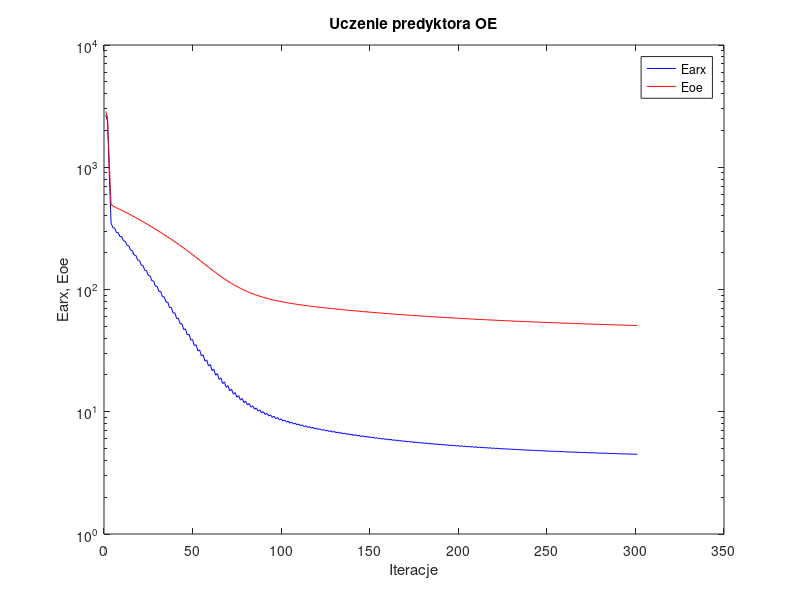
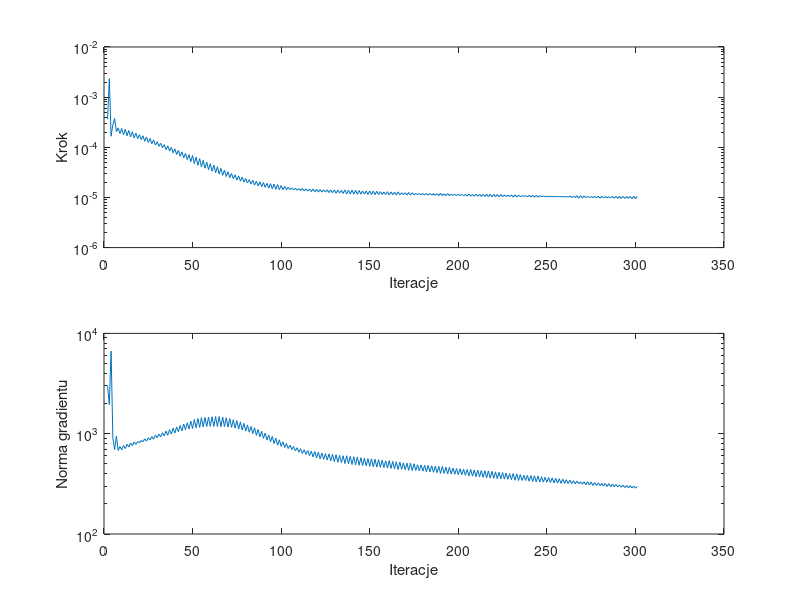

MATLAB code to generate these figures, in order:
%uczenie predyktora oe
clear all;
n=0; farx(n+1)=2.685706e+003; foe(n+1)=2.854480e+003; wspucz(n+1)=0.000000e+000; ng(n+1)=0.000000e+000;
n=1; farx(n+1)=2.379300e+003; foe(n+1)=2.527804e+003; krok(n+1)=3.620082e-004; ng(n+1)=3.023376e+003;
n=2; farx(n+1)=8.809268e+002; foe(n+1)=1.072039e+003; krok(n+1)=2.331589e-003; ng(n+1)=1.952387e+003;
n=3; farx(n+1)=3.489428e+002; foe(n+1)=4.947316e+002; krok(n+1)=1.661929e-004; ng(n+1)=6.667028e+003;
n=4; farx(n+1)=3.204939e+002; foe(n+1)=4.834170e+002; krok(n+1)=2.821900e-004; ng(n+1)=9.070366e+002;
n=5; farx(n+1)=3.186204e+002; foe(n+1)=4.743089e+002; krok(n+1)=3.749852e-004; ng(n+1)=6.956478e+002;
n=6; farx(n+1)=2.923854e+002; foe(n+1)=4.657946e+002; krok(n+1)=2.045211e-004; ng(n+1)=9.454422e+002;
n=7; farx(n+1)=2.924727e+002; foe(n+1)=4.589430e+002; krok(n+1)=2.439194e-004; ng(n+1)=6.811910e+002;
n=8; farx(n+1)=2.709847e+002; foe(n+1)=4.518226e+002; krok(n+1)=1.874926e-004; ng(n+1)=7.436336e+002;
n=9; farx(n+1)=2.701523e+002; foe(n+1)=4.448284e+002; krok(n+1)=2.370496e-004; ng(n+1)=6.902538e+002;
n=10; farx(n+1)=2.497260e+002; foe(n+1)=4.375650e+002; krok(n+1)=1.775639e-004; ng(n+1)=7.616784e+002;
n=11; farx(n+1)=2.485440e+002; foe(n+1)=4.304362e+002; krok(n+1)=2.285820e-004; ng(n+1)=7.110871e+002;
n=12; farx(n+1)=2.290689e+002; foe(n+1)=4.230826e+002; krok(n+1)=1.697983e-004; ng(n+1)=7.848414e+002;
n=13; farx(n+1)=2.278826e+002; foe(n+1)=4.159139e+002; krok(n+1)=2.171131e-004; ng(n+1)=7.384926e+002;
n=14; farx(n+1)=2.095009e+002; foe(n+1)=4.085282e+002; krok(n+1)=1.614953e-004; ng(n+1)=8.083406e+002;
n=15; farx(n+1)=2.083050e+002; foe(n+1)=4.013568e+002; krok(n+1)=2.044712e-004; ng(n+1)=7.612802e+002;
n=16; farx(n+1)=1.911176e+002; foe(n+1)=3.940327e+002; krok(n+1)=1.545193e-004; ng(n+1)=8.224387e+002;
n=17; farx(n+1)=1.900008e+002; foe(n+1)=3.869151e+002; krok(n+1)=1.915864e-004; ng(n+1)=7.836376e+002;
n=18; farx(n+1)=1.739395e+002; foe(n+1)=3.796995e+002; krok(n+1)=1.484824e-004; ng(n+1)=8.369198e+002;
n=19; farx(n+1)=1.730480e+002; foe(n+1)=3.726998e+002; krok(n+1)=1.784716e-004; ng(n+1)=8.102132e+002;
n=20; farx(n+1)=1.581256e+002; foe(n+1)=3.656121e+002; krok(n+1)=1.413318e-004; ng(n+1)=8.566849e+002;
n=21; farx(n+1)=1.574148e+002; foe(n+1)=3.587347e+002; krok(n+1)=1.697983e-004; ng(n+1)=8.310952e+002;
n=22; farx(n+1)=1.435926e+002; foe(n+1)=3.517505e+002; krok(n+1)=1.315780e-004; ng(n+1)=8.896547e+002;
n=23; farx(n+1)=1.429280e+002; foe(n+1)=3.449823e+002; krok(n+1)=1.605954e-004; ng(n+1)=8.441633e+002;
n=24; farx(n+1)=1.301145e+002; foe(n+1)=3.381570e+002; krok(n+1)=1.247165e-004; ng(n+1)=9.108064e+002;
n=25; farx(n+1)=1.296572e+002; foe(n+1)=3.315501e+002; krok(n+1)=1.496273e-004; ng(n+1)=8.665047e+002;
n=26; farx(n+1)=1.178471e+002; foe(n+1)=3.248867e+002; krok(n+1)=1.172640e-004; ng(n+1)=9.354146e+002;
n=27; farx(n+1)=1.175172e+002; foe(n+1)=3.184197e+002; krok(n+1)=1.408798e-004; ng(n+1)=8.833420e+002;
n=28; farx(n+1)=1.065359e+002; foe(n+1)=3.119060e+002; krok(n+1)=1.107642e-004; ng(n+1)=9.679530e+002;
n=29; farx(n+1)=1.064320e+002; foe(n+1)=3.056144e+002; krok(n+1)=1.289459e-004; ng(n+1)=9.113260e+002;
n=30; farx(n+1)=9.633732e+001; foe(n+1)=2.992768e+002; krok(n+1)=1.046783e-004; ng(n+1)=9.904057e+002;
n=31; farx(n+1)=9.636315e+001; foe(n+1)=2.931271e+002; krok(n+1)=1.201924e-004; ng(n+1)=9.316255e+002;
n=32; farx(n+1)=8.708278e+001; foe(n+1)=2.869376e+002; krok(n+1)=9.773946e-005; ng(n+1)=1.022595e+003;
n=33; farx(n+1)=8.721108e+001; foe(n+1)=2.809167e+002; krok(n+1)=1.131625e-004; ng(n+1)=9.491361e+002;
n=34; farx(n+1)=7.869003e+001; foe(n+1)=2.748542e+002; krok(n+1)=9.016768e-005; ng(n+1)=1.061259e+003;
n=35; farx(n+1)=7.886766e+001; foe(n+1)=2.689462e+002; krok(n+1)=1.062896e-004; ng(n+1)=9.657949e+002;
n=36; farx(n+1)=7.103418e+001; foe(n+1)=2.630211e+002; krok(n+1)=8.388029e-005; ng(n+1)=1.095971e+003;
n=37; farx(n+1)=7.131109e+001; foe(n+1)=2.572412e+002; krok(n+1)=9.960454e-005; ng(n+1)=9.908718e+002;
n=38; farx(n+1)=6.411452e+001; foe(n+1)=2.514398e+002; krok(n+1)=7.737572e-005; ng(n+1)=1.135292e+003;
n=39; farx(n+1)=6.444910e+001; foe(n+1)=2.457803e+002; krok(n+1)=9.292181e-005; ng(n+1)=1.015250e+003;
n=40; farx(n+1)=5.783454e+001; foe(n+1)=2.401203e+002; krok(n+1)=7.204982e-005; ng(n+1)=1.169053e+003;
n=41; farx(n+1)=5.826558e+001; foe(n+1)=2.346013e+002; krok(n+1)=8.669030e-005; ng(n+1)=1.044900e+003;
n=42; farx(n+1)=5.220822e+001; foe(n+1)=2.290708e+002; krok(n+1)=6.619770e-005; ng(n+1)=1.208232e+003;
n=43; farx(n+1)=5.266513e+001; foe(n+1)=2.236740e+002; krok(n+1)=8.110079e-005; ng(n+1)=1.068018e+003;
n=44; farx(n+1)=4.711634e+001; foe(n+1)=2.182957e+002; krok(n+1)=6.140895e-005; ng(n+1)=1.248239e+003;
n=45; farx(n+1)=4.762347e+001; foe(n+1)=2.130467e+002; krok(n+1)=7.528795e-005; ng(n+1)=1.094263e+003;
n=46; farx(n+1)=4.257496e+001; foe(n+1)=2.078329e+002; krok(n+1)=5.665485e-005; ng(n+1)=1.285171e+003;
n=47; farx(n+1)=4.310276e+001; foe(n+1)=2.027196e+002; krok(n+1)=7.145650e-005; ng(n+1)=1.112812e+003;
n=48; farx(n+1)=3.849671e+001; foe(n+1)=1.976522e+002; krok(n+1)=5.162212e-005; ng(n+1)=1.334375e+003;
n=49; farx(n+1)=3.903041e+001; foe(n+1)=1.926759e+002; krok(n+1)=6.831655e-005; ng(n+1)=1.126430e+003;
n=50; farx(n+1)=3.480318e+001; foe(n+1)=1.877582e+002; krok(n+1)=4.724951e-005; ng(n+1)=1.386640e+003;
n=51; farx(n+1)=3.535482e+001; foe(n+1)=1.829598e+002; krok(n+1)=6.375927e-005; ng(n+1)=1.142746e+003;
n=52; farx(n+1)=3.150735e+001; foe(n+1)=1.782478e+002; krok(n+1)=4.381554e-005; ng(n+1)=1.416599e+003;
n=53; farx(n+1)=3.207900e+001; foe(n+1)=1.736482e+002; krok(n+1)=5.958061e-005; ng(n+1)=1.156610e+003;
n=54; farx(n+1)=2.857519e+001; foe(n+1)=1.691502e+002; krok(n+1)=4.063037e-005; ng(n+1)=1.445493e+003;
n=55; farx(n+1)=2.914982e+001; foe(n+1)=1.647689e+002; krok(n+1)=5.493831e-005; ng(n+1)=1.167363e+003;
n=56; farx(n+1)=2.596884e+001; foe(n+1)=1.605287e+002; krok(n+1)=3.831380e-005; ng(n+1)=1.452236e+003;
n=57; farx(n+1)=2.657267e+001; foe(n+1)=1.564016e+002; krok(n+1)=5.066526e-005; ng(n+1)=1.179895e+003;
n=58; farx(n+1)=2.368849e+001; foe(n+1)=1.524081e+002; krok(n+1)=3.575282e-005; ng(n+1)=1.465172e+003;
n=59; farx(n+1)=2.429053e+001; foe(n+1)=1.485269e+002; krok(n+1)=4.708094e-005; ng(n+1)=1.182915e+003;
n=60; farx(n+1)=2.168796e+001; foe(n+1)=1.447908e+002; krok(n+1)=3.333298e-005; ng(n+1)=1.475359e+003;
n=61; farx(n+1)=2.227539e+001; foe(n+1)=1.411577e+002; krok(n+1)=4.404185e-005; ng(n+1)=1.181593e+003;
n=62; farx(n+1)=1.992146e+001; foe(n+1)=1.376807e+002; krok(n+1)=3.117191e-005; ng(n+1)=1.482722e+003;
n=63; farx(n+1)=2.049799e+001; foe(n+1)=1.343132e+002; krok(n+1)=4.095033e-005; ng(n+1)=1.179183e+003;
n=64; farx(n+1)=1.837550e+001; foe(n+1)=1.311002e+002; krok(n+1)=2.921834e-005; ng(n+1)=1.481199e+003;
n=65; farx(n+1)=1.893014e+001; foe(n+1)=1.279996e+002; krok(n+1)=3.791849e-005; ng(n+1)=1.175337e+003;
n=66; farx(n+1)=1.701758e+001; foe(n+1)=1.250564e+002; krok(n+1)=2.769106e-005; ng(n+1)=1.465374e+003;
n=67; farx(n+1)=1.755561e+001; foe(n+1)=1.222288e+002; krok(n+1)=3.487580e-005; ng(n+1)=1.176890e+003;
n=68; farx(n+1)=1.584532e+001; foe(n+1)=1.195485e+002; krok(n+1)=2.616958e-005; ng(n+1)=1.441209e+003;
n=69; farx(n+1)=1.635244e+001; foe(n+1)=1.169744e+002; krok(n+1)=3.251553e-005; ng(n+1)=1.167158e+003;
n=70; farx(n+1)=1.481760e+001; foe(n+1)=1.145422e+002; krok(n+1)=2.480406e-005; ng(n+1)=1.415695e+003;
n=71; farx(n+1)=1.529530e+001; foe(n+1)=1.122157e+002; krok(n+1)=3.012945e-005; ng(n+1)=1.156443e+003;
n=72; farx(n+1)=1.392460e+001; foe(n+1)=1.100216e+002; krok(n+1)=2.360381e-005; ng(n+1)=1.379625e+003;
n=73; farx(n+1)=1.437343e+001; foe(n+1)=1.079259e+002; krok(n+1)=2.829063e-005; ng(n+1)=1.139490e+003;
n=74; farx(n+1)=1.315291e+001; foe(n+1)=1.059482e+002; krok(n+1)=2.219549e-005; ng(n+1)=1.349219e+003;
n=75; farx(n+1)=1.356200e+001; foe(n+1)=1.040603e+002; krok(n+1)=2.689247e-005; ng(n+1)=1.110932e+003;
n=76; farx(n+1)=1.246851e+001; foe(n+1)=1.022839e+002; krok(n+1)=2.109655e-005; ng(n+1)=1.313935e+003;
n=77; farx(n+1)=1.284695e+001; foe(n+1)=1.005948e+002; krok(n+1)=2.529606e-005; ng(n+1)=1.086527e+003;
n=78; farx(n+1)=1.186840e+001; foe(n+1)=9.900523e+001; krok(n+1)=2.020511e-005; ng(n+1)=1.270237e+003;
n=79; farx(n+1)=1.221801e+001; foe(n+1)=9.749722e+001; krok(n+1)=2.383042e-005; ng(n+1)=1.061535e+003;
n=80; farx(n+1)=1.134243e+001; foe(n+1)=9.607694e+001; krok(n+1)=1.941361e-005; ng(n+1)=1.223313e+003;
n=81; farx(n+1)=1.166593e+001; foe(n+1)=9.473109e+001; krok(n+1)=2.266263e-005; ng(n+1)=1.034183e+003;
n=82; farx(n+1)=1.088120e+001; foe(n+1)=9.346079e+001; krok(n+1)=1.858062e-005; ng(n+1)=1.180246e+003;
n=83; farx(n+1)=1.118100e+001; foe(n+1)=9.225827e+001; krok(n+1)=2.190752e-005; ng(n+1)=1.001864e+003;
n=84; farx(n+1)=1.047585e+001; foe(n+1)=9.111845e+001; krok(n+1)=1.760998e-005; ng(n+1)=1.145648e+003;
n=85; farx(n+1)=1.074721e+001; foe(n+1)=9.004064e+001; krok(n+1)=2.122479e-005; ng(n+1)=9.632133e+002;
n=86; farx(n+1)=1.011202e+001; foe(n+1)=8.901976e+001; krok(n+1)=1.693774e-005; ng(n+1)=1.102171e+003;
n=87; farx(n+1)=1.036103e+001; foe(n+1)=8.805453e+001; krok(n+1)=2.047517e-005; ng(n+1)=9.293219e+002;
n=88; farx(n+1)=9.785873e+000; foe(n+1)=8.713902e+001; krok(n+1)=1.641052e-005; ng(n+1)=1.057683e+003;
n=89; farx(n+1)=1.001717e+001; foe(n+1)=8.627386e+001; krok(n+1)=1.976919e-005; ng(n+1)=8.984677e+002;
n=90; farx(n+1)=9.495409e+000; foe(n+1)=8.545018e+001; krok(n+1)=1.587668e-005; ng(n+1)=1.015677e+003;
n=91; farx(n+1)=9.708135e+000; foe(n+1)=8.467116e+001; krok(n+1)=1.914386e-005; ng(n+1)=8.652735e+002;
n=92; farx(n+1)=9.235545e+000; foe(n+1)=8.392878e+001; krok(n+1)=1.539716e-005; ng(n+1)=9.716066e+002;
n=93; farx(n+1)=9.432455e+000; foe(n+1)=8.322353e+001; krok(n+1)=1.886606e-005; ng(n+1)=8.300704e+002;
n=94; farx(n+1)=8.999124e+000; foe(n+1)=8.254920e+001; krok(n+1)=1.486954e-005; ng(n+1)=9.382882e+002;
n=95; farx(n+1)=9.181471e+000; foe(n+1)=8.190871e+001; krok(n+1)=1.847442e-005; ng(n+1)=7.977316e+002;
n=96; farx(n+1)=8.783553e+000; foe(n+1)=8.129519e+001; krok(n+1)=1.448879e-005; ng(n+1)=9.010645e+002;
n=97; farx(n+1)=8.953647e+000; foe(n+1)=8.071127e+001; krok(n+1)=1.810155e-005; ng(n+1)=7.679728e+002;
n=98; farx(n+1)=8.582893e+000; foe(n+1)=8.015048e+001; krok(n+1)=1.430061e-005; ng(n+1)=8.681160e+002;
n=99; farx(n+1)=8.743716e+000; foe(n+1)=7.961850e+001; krok(n+1)=1.726474e-005; ng(n+1)=7.483026e+002;
n=100; farx(n+1)=8.400252e+000; foe(n+1)=7.910615e+001; krok(n+1)=1.430061e-005; ng(n+1)=8.304732e+002;
n=101; farx(n+1)=8.552933e+000; foe(n+1)=7.861805e+001; krok(n+1)=1.659073e-005; ng(n+1)=7.289661e+002;
n=102; farx(n+1)=8.232238e+000; foe(n+1)=7.814642e+001; krok(n+1)=1.430061e-005; ng(n+1)=7.977903e+002;
n=103; farx(n+1)=8.378065e+000; foe(n+1)=7.769587e+001; krok(n+1)=1.597838e-005; ng(n+1)=7.115910e+002;
n=104; farx(n+1)=8.077298e+000; foe(n+1)=7.725901e+001; krok(n+1)=1.430061e-005; ng(n+1)=7.691828e+002;
n=105; farx(n+1)=8.217291e+000; foe(n+1)=7.684048e+001; krok(n+1)=1.549259e-005; ng(n+1)=6.949553e+002;
n=106; farx(n+1)=7.935749e+000; foe(n+1)=7.643321e+001; krok(n+1)=1.414532e-005; ng(n+1)=7.454084e+002;
n=107; farx(n+1)=8.068399e+000; foe(n+1)=7.604164e+001; krok(n+1)=1.523649e-005; ng(n+1)=6.741300e+002;
n=108; farx(n+1)=7.803766e+000; foe(n+1)=7.565989e+001; krok(n+1)=1.395508e-005; ng(n+1)=7.249287e+002;
n=109; farx(n+1)=7.929675e+000; foe(n+1)=7.529171e+001; krok(n+1)=1.504078e-005; ng(n+1)=6.544295e+002;
n=110; farx(n+1)=7.680458e+000; foe(n+1)=7.493217e+001; krok(n+1)=1.373458e-005; ng(n+1)=7.065602e+002;
n=111; farx(n+1)=7.800392e+000; foe(n+1)=7.458422e+001; krok(n+1)=1.497616e-005; ng(n+1)=6.346020e+002;
n=112; farx(n+1)=7.562505e+000; foe(n+1)=7.424383e+001; krok(n+1)=1.357488e-005; ng(n+1)=6.925715e+002;
n=113; farx(n+1)=7.678613e+000; foe(n+1)=7.391420e+001; krok(n+1)=1.476011e-005; ng(n+1)=6.208519e+002;
n=114; farx(n+1)=7.452957e+000; foe(n+1)=7.359080e+001; krok(n+1)=1.334530e-005; ng(n+1)=6.807946e+002;
n=115; farx(n+1)=7.564262e+000; foe(n+1)=7.327672e+001; krok(n+1)=1.476011e-005; ng(n+1)=6.031530e+002;
n=116; farx(n+1)=7.348943e+000; foe(n+1)=7.296806e+001; krok(n+1)=1.308609e-005; ng(n+1)=6.718167e+002;
n=117; farx(n+1)=7.456002e+000; foe(n+1)=7.266775e+001; krok(n+1)=1.476011e-005; ng(n+1)=5.869409e+002;
n=118; farx(n+1)=7.249133e+000; foe(n+1)=7.237215e+001; krok(n+1)=1.290355e-005; ng(n+1)=6.635953e+002;
n=119; farx(n+1)=7.352702e+000; foe(n+1)=7.208448e+001; krok(n+1)=1.460917e-005; ng(n+1)=5.745114e+002;
n=120; farx(n+1)=7.154323e+000; foe(n+1)=7.180093e+001; krok(n+1)=1.278257e-005; ng(n+1)=6.535150e+002;
n=121; farx(n+1)=7.253848e+000; foe(n+1)=7.152453e+001; krok(n+1)=1.438760e-005; ng(n+1)=5.625571e+002;
n=122; farx(n+1)=7.063400e+000; foe(n+1)=7.125224e+001; krok(n+1)=1.278344e-005; ng(n+1)=6.415509e+002;
n=123; farx(n+1)=7.160151e+000; foe(n+1)=7.098625e+001; krok(n+1)=1.416371e-005; ng(n+1)=5.543769e+002;
n=124; farx(n+1)=6.976742e+000; foe(n+1)=7.072394e+001; krok(n+1)=1.275150e-005; ng(n+1)=6.315442e+002;
n=125; farx(n+1)=7.072192e+000; foe(n+1)=7.046734e+001; krok(n+1)=1.414532e-005; ng(n+1)=5.468173e+002;
n=126; farx(n+1)=6.895057e+000; foe(n+1)=7.021340e+001; krok(n+1)=1.248150e-005; ng(n+1)=6.279620e+002;
n=127; farx(n+1)=6.987185e+000; foe(n+1)=6.996490e+001; krok(n+1)=1.414532e-005; ng(n+1)=5.360630e+002;
n=128; farx(n+1)=6.816101e+000; foe(n+1)=6.971903e+001; krok(n+1)=1.235197e-005; ng(n+1)=6.213749e+002;
n=129; farx(n+1)=6.906164e+000; foe(n+1)=6.947822e+001; krok(n+1)=1.414532e-005; ng(n+1)=5.276189e+002;
n=130; farx(n+1)=6.740864e+000; foe(n+1)=6.923954e+001; krok(n+1)=1.214216e-005; ng(n+1)=6.173549e+002;
n=131; farx(n+1)=6.827256e+000; foe(n+1)=6.900554e+001; krok(n+1)=1.404624e-005; ng(n+1)=5.180816e+002;
n=132; farx(n+1)=6.666599e+000; foe(n+1)=6.877429e+001; krok(n+1)=1.222055e-005; ng(n+1)=6.082266e+002;
n=133; farx(n+1)=6.752417e+000; foe(n+1)=6.854758e+001; krok(n+1)=1.384553e-005; ng(n+1)=5.152950e+002;
n=134; farx(n+1)=6.598302e+000; foe(n+1)=6.832279e+001; krok(n+1)=1.197415e-005; ng(n+1)=6.028379e+002;
n=135; farx(n+1)=6.681389e+000; foe(n+1)=6.810143e+001; krok(n+1)=1.414532e-005; ng(n+1)=5.041804e+002;
n=136; farx(n+1)=6.530546e+000; foe(n+1)=6.788187e+001; krok(n+1)=1.176389e-005; ng(n+1)=6.027380e+002;
n=137; farx(n+1)=6.611375e+000; foe(n+1)=6.766643e+001; krok(n+1)=1.400116e-005; ng(n+1)=4.989902e+002;
n=138; farx(n+1)=6.465507e+000; foe(n+1)=6.745301e+001; krok(n+1)=1.171829e-005; ng(n+1)=5.949842e+002;
n=139; farx(n+1)=6.544471e+000; foe(n+1)=6.724305e+001; krok(n+1)=1.395508e-005; ng(n+1)=4.935046e+002;
n=140; farx(n+1)=6.402901e+000; foe(n+1)=6.703507e+001; krok(n+1)=1.161523e-005; ng(n+1)=5.897230e+002;
n=141; farx(n+1)=6.480162e+000; foe(n+1)=6.683023e+001; krok(n+1)=1.395508e-005; ng(n+1)=4.878767e+002;
n=142; farx(n+1)=6.341989e+000; foe(n+1)=6.662726e+001; krok(n+1)=1.153689e-005; ng(n+1)=5.855183e+002;
n=143; farx(n+1)=6.417191e+000; foe(n+1)=6.642763e+001; krok(n+1)=1.373458e-005; ng(n+1)=4.837604e+002;
n=144; farx(n+1)=6.282419e+000; foe(n+1)=6.623019e+001; krok(n+1)=1.165470e-005; ng(n+1)=5.764920e+002;
n=145; farx(n+1)=6.356952e+000; foe(n+1)=6.603598e+001; krok(n+1)=1.346311e-005; ng(n+1)=4.823857e+002;
n=146; farx(n+1)=6.226021e+000; foe(n+1)=6.584351e+001; krok(n+1)=1.164400e-005; ng(n+1)=5.693935e+002;
n=147; farx(n+1)=6.299559e+000; foe(n+1)=6.565394e+001; krok(n+1)=1.344676e-005; ng(n+1)=4.781423e+002;
n=148; farx(n+1)=6.172140e+000; foe(n+1)=6.546574e+001; krok(n+1)=1.148323e-005; ng(n+1)=5.662333e+002;
n=149; farx(n+1)=6.243854e+000; foe(n+1)=6.528026e+001; krok(n+1)=1.348707e-005; ng(n+1)=4.720488e+002;
n=150; farx(n+1)=6.119302e+000; foe(n+1)=6.509629e+001; krok(n+1)=1.141354e-005; ng(n+1)=5.622247e+002;
n=151; farx(n+1)=6.189704e+000; foe(n+1)=6.491512e+001; krok(n+1)=1.338477e-005; ng(n+1)=4.681671e+002;
n=152; farx(n+1)=6.068198e+000; foe(n+1)=6.473542e+001; krok(n+1)=1.138585e-005; ng(n+1)=5.566938e+002;
n=153; farx(n+1)=6.137362e+000; foe(n+1)=6.455842e+001; krok(n+1)=1.328171e-005; ng(n+1)=4.644487e+002;
n=154; farx(n+1)=6.018515e+000; foe(n+1)=6.438282e+001; krok(n+1)=1.138585e-005; ng(n+1)=5.512688e+002;
n=155; farx(n+1)=6.086218e+000; foe(n+1)=6.420997e+001; krok(n+1)=1.304908e-005; ng(n+1)=4.616329e+002;
n=156; farx(n+1)=5.970295e+000; foe(n+1)=6.403866e+001; krok(n+1)=1.148266e-005; ng(n+1)=5.429919e+002;
n=157; farx(n+1)=6.037162e+000; foe(n+1)=6.386986e+001; krok(n+1)=1.285784e-005; ng(n+1)=4.595677e+002;
n=158; farx(n+1)=5.924614e+000; foe(n+1)=6.370245e+001; krok(n+1)=1.143043e-005; ng(n+1)=5.368199e+002;
n=159; farx(n+1)=5.990893e+000; foe(n+1)=6.353717e+001; krok(n+1)=1.302585e-005; ng(n+1)=4.544203e+002;
n=160; farx(n+1)=5.879715e+000; foe(n+1)=6.337280e+001; krok(n+1)=1.126542e-005; ng(n+1)=5.376555e+002;
n=161; farx(n+1)=5.944290e+000; foe(n+1)=6.321114e+001; krok(n+1)=1.280413e-005; ng(n+1)=4.511510e+002;
n=162; farx(n+1)=5.836531e+000; foe(n+1)=6.305075e+001; krok(n+1)=1.131276e-005; ng(n+1)=5.288588e+002;
n=163; farx(n+1)=5.899845e+000; foe(n+1)=6.289249e+001; krok(n+1)=1.274727e-005; ng(n+1)=4.470551e+002;
n=164; farx(n+1)=5.795644e+000; foe(n+1)=6.273555e+001; krok(n+1)=1.115447e-005; ng(n+1)=5.241469e+002;
n=165; farx(n+1)=5.857035e+000; foe(n+1)=6.258011e+001; krok(n+1)=1.290553e-005; ng(n+1)=4.396580e+002;
n=166; farx(n+1)=5.753123e+000; foe(n+1)=6.242632e+001; krok(n+1)=1.126542e-005; ng(n+1)=5.216384e+002;
n=167; farx(n+1)=5.814343e+000; foe(n+1)=6.227489e+001; krok(n+1)=1.240823e-005; ng(n+1)=4.419711e+002;
n=168; farx(n+1)=5.713605e+000; foe(n+1)=6.212474e+001; krok(n+1)=1.138543e-005; ng(n+1)=5.114217e+002;
n=169; farx(n+1)=5.774284e+000; foe(n+1)=6.197648e+001; krok(n+1)=1.240203e-005; ng(n+1)=4.387813e+002;
n=170; farx(n+1)=5.676468e+000; foe(n+1)=6.182931e+001; krok(n+1)=1.115447e-005; ng(n+1)=5.093822e+002;
n=171; farx(n+1)=5.735406e+000; foe(n+1)=6.168368e+001; krok(n+1)=1.259797e-005; ng(n+1)=4.312598e+002;
n=172; farx(n+1)=5.638848e+000; foe(n+1)=6.153932e+001; krok(n+1)=1.109569e-005; ng(n+1)=5.078596e+002;
n=173; farx(n+1)=5.696859e+000; foe(n+1)=6.139684e+001; krok(n+1)=1.240823e-005; ng(n+1)=4.291638e+002;
n=174; farx(n+1)=5.601545e+000; foe(n+1)=6.125561e+001; krok(n+1)=1.126542e-005; ng(n+1)=5.012993e+002;
n=175; farx(n+1)=5.658842e+000; foe(n+1)=6.111637e+001; krok(n+1)=1.197415e-005; ng(n+1)=4.301047e+002;
n=176; farx(n+1)=5.566359e+000; foe(n+1)=6.097830e+001; krok(n+1)=1.143043e-005; ng(n+1)=4.906665e+002;
n=177; farx(n+1)=5.623267e+000; foe(n+1)=6.084189e+001; krok(n+1)=1.195092e-005; ng(n+1)=4.274997e+002;
n=178; farx(n+1)=5.532580e+000; foe(n+1)=6.070653e+001; krok(n+1)=1.131276e-005; ng(n+1)=4.885649e+002;
n=179; farx(n+1)=5.588487e+000; foe(n+1)=6.057280e+001; krok(n+1)=1.195092e-005; ng(n+1)=4.233827e+002;
n=180; farx(n+1)=5.500312e+000; foe(n+1)=6.044011e+001; krok(n+1)=1.115447e-005; ng(n+1)=4.852218e+002;
n=181; farx(n+1)=5.554919e+000; foe(n+1)=6.030884e+001; krok(n+1)=1.209645e-005; ng(n+1)=4.171410e+002;
n=182; farx(n+1)=5.467829e+000; foe(n+1)=6.017865e+001; krok(n+1)=1.109569e-005; ng(n+1)=4.836587e+002;
n=183; farx(n+1)=5.521801e+000; foe(n+1)=6.005006e+001; krok(n+1)=1.197513e-005; ng(n+1)=4.150699e+002;
n=184; farx(n+1)=5.436447e+000; foe(n+1)=5.992247e+001; krok(n+1)=1.109569e-005; ng(n+1)=4.789750e+002;
n=185; farx(n+1)=5.489736e+000; foe(n+1)=5.979643e+001; krok(n+1)=1.191391e-005; ng(n+1)=4.122990e+002;
n=186; farx(n+1)=5.406225e+000; foe(n+1)=5.967132e+001; krok(n+1)=1.103022e-005; ng(n+1)=4.752271e+002;
n=187; farx(n+1)=5.458588e+000; foe(n+1)=5.954768e+001; krok(n+1)=1.191391e-005; ng(n+1)=4.083765e+002;
n=188; farx(n+1)=5.377527e+000; foe(n+1)=5.942499e+001; krok(n+1)=1.085468e-005; ng(n+1)=4.718637e+002;
n=189; farx(n+1)=5.428804e+000; foe(n+1)=5.930344e+001; krok(n+1)=1.216245e-005; ng(n+1)=4.016467e+002;
n=190; farx(n+1)=5.347741e+000; foe(n+1)=5.918285e+001; krok(n+1)=1.083629e-005; ng(n+1)=4.723300e+002;
n=191; farx(n+1)=5.398478e+000; foe(n+1)=5.906395e+001; krok(n+1)=1.180191e-005; ng(n+1)=4.021900e+002;
n=192; farx(n+1)=5.320241e+000; foe(n+1)=5.894596e+001; krok(n+1)=1.085468e-005; ng(n+1)=4.636465e+002;
n=193; farx(n+1)=5.370128e+000; foe(n+1)=5.882918e+001; krok(n+1)=1.195092e-005; ng(n+1)=3.969524e+002;
n=194; farx(n+1)=5.292242e+000; foe(n+1)=5.871327e+001; krok(n+1)=1.083629e-005; ng(n+1)=4.629762e+002;
n=195; farx(n+1)=5.341294e+000; foe(n+1)=5.859889e+001; krok(n+1)=1.161523e-005; ng(n+1)=3.966616e+002;
n=196; farx(n+1)=5.265682e+000; foe(n+1)=5.848544e+001; krok(n+1)=1.095389e-005; ng(n+1)=4.538124e+002;
n=197; farx(n+1)=5.313927e+000; foe(n+1)=5.837323e+001; krok(n+1)=1.155324e-005; ng(n+1)=3.936575e+002;
n=198; farx(n+1)=5.239721e+000; foe(n+1)=5.826193e+001; krok(n+1)=1.095389e-005; ng(n+1)=4.495174e+002;
n=199; farx(n+1)=5.287543e+000; foe(n+1)=5.815184e+001; krok(n+1)=1.153689e-005; ng(n+1)=3.910745e+002;
n=200; farx(n+1)=5.214084e+000; foe(n+1)=5.804259e+001; krok(n+1)=1.095376e-005; ng(n+1)=4.471438e+002;
n=201; farx(n+1)=5.261502e+000; foe(n+1)=5.793462e+001; krok(n+1)=1.138585e-005; ng(n+1)=3.899793e+002;
n=202; farx(n+1)=5.190162e+000; foe(n+1)=5.782744e+001; krok(n+1)=1.085468e-005; ng(n+1)=4.424396e+002;
n=203; farx(n+1)=5.236454e+000; foe(n+1)=5.772136e+001; krok(n+1)=1.149974e-005; ng(n+1)=3.843858e+002;
n=204; farx(n+1)=5.166743e+000; foe(n+1)=5.761613e+001; krok(n+1)=1.069939e-005; ng(n+1)=4.401902e+002;
n=205; farx(n+1)=5.212346e+000; foe(n+1)=5.751187e+001; krok(n+1)=1.168301e-005; ng(n+1)=3.792393e+002;
n=206; farx(n+1)=5.143068e+000; foe(n+1)=5.740840e+001; krok(n+1)=1.061240e-005; ng(n+1)=4.403127e+002;
n=207; farx(n+1)=5.188106e+000; foe(n+1)=5.730614e+001; krok(n+1)=1.153689e-005; ng(n+1)=3.776769e+002;
n=208; farx(n+1)=5.120593e+000; foe(n+1)=5.720465e+001; krok(n+1)=1.057446e-005; ng(n+1)=4.352160e+002;
n=209; farx(n+1)=5.164649e+000; foe(n+1)=5.710417e+001; krok(n+1)=1.155324e-005; ng(n+1)=3.735492e+002;
n=210; farx(n+1)=5.098355e+000; foe(n+1)=5.700454e+001; krok(n+1)=1.055114e-005; ng(n+1)=4.315059e+002;
n=211; farx(n+1)=5.142029e+000; foe(n+1)=5.690588e+001; krok(n+1)=1.157184e-005; ng(n+1)=3.708263e+002;
n=212; farx(n+1)=5.076727e+000; foe(n+1)=5.680797e+001; krok(n+1)=1.046329e-005; ng(n+1)=4.296998e+002;
n=213; farx(n+1)=5.119738e+000; foe(n+1)=5.671108e+001; krok(n+1)=1.155377e-005; ng(n+1)=3.678012e+002;
n=214; farx(n+1)=5.055788e+000; foe(n+1)=5.661493e+001; krok(n+1)=1.039083e-005; ng(n+1)=4.263651e+002;
n=215; farx(n+1)=5.098302e+000; foe(n+1)=5.651970e+001; krok(n+1)=1.165470e-005; ng(n+1)=3.640578e+002;
n=216; farx(n+1)=5.035108e+000; foe(n+1)=5.642512e+001; krok(n+1)=1.029142e-005; ng(n+1)=4.254588e+002;
n=217; farx(n+1)=5.076994e+000; foe(n+1)=5.633158e+001; krok(n+1)=1.161317e-005; ng(n+1)=3.613490e+002;
n=218; farx(n+1)=5.014792e+000; foe(n+1)=5.623871e+001; krok(n+1)=1.029142e-005; ng(n+1)=4.218006e+002;
n=219; farx(n+1)=5.055975e+000; foe(n+1)=5.614689e+001; krok(n+1)=1.148323e-005; ng(n+1)=3.592864e+002;
n=220; farx(n+1)=4.995094e+000; foe(n+1)=5.605579e+001; krok(n+1)=1.031835e-005; ng(n+1)=4.164728e+002;
n=221; farx(n+1)=5.035655e+000; foe(n+1)=5.596559e+001; krok(n+1)=1.143043e-005; ng(n+1)=3.566997e+002;
n=222; farx(n+1)=4.975796e+000; foe(n+1)=5.587612e+001; krok(n+1)=1.031835e-005; ng(n+1)=4.126260e+002;
n=223; farx(n+1)=5.016008e+000; foe(n+1)=5.578753e+001; krok(n+1)=1.141354e-005; ng(n+1)=3.544567e+002;
n=224; farx(n+1)=4.956874e+000; foe(n+1)=5.569959e+001; krok(n+1)=1.029142e-005; ng(n+1)=4.102542e+002;
n=225; farx(n+1)=4.996408e+000; foe(n+1)=5.561260e+001; krok(n+1)=1.127096e-005; ng(n+1)=3.525890e+002;
n=226; farx(n+1)=4.938239e+000; foe(n+1)=5.552630e+001; krok(n+1)=1.038706e-005; ng(n+1)=4.047760e+002;
n=227; farx(n+1)=4.977296e+000; foe(n+1)=5.544090e+001; krok(n+1)=1.109774e-005; ng(n+1)=3.515450e+002;
n=228; farx(n+1)=4.920526e+000; foe(n+1)=5.535617e+001; krok(n+1)=1.039083e-005; ng(n+1)=3.995060e+002;
n=229; farx(n+1)=4.959493e+000; foe(n+1)=5.527221e+001; krok(n+1)=1.126542e-005; ng(n+1)=3.482251e+002;
n=230; farx(n+1)=4.903393e+000; foe(n+1)=5.518874e+001; krok(n+1)=1.015759e-005; ng(n+1)=4.009131e+002;
n=231; farx(n+1)=4.941440e+000; foe(n+1)=5.510611e+001; krok(n+1)=1.131276e-005; ng(n+1)=3.439612e+002;
n=232; farx(n+1)=4.886274e+000; foe(n+1)=5.502409e+001; krok(n+1)=1.013760e-005; ng(n+1)=3.975985e+002;
n=233; farx(n+1)=4.923368e+000; foe(n+1)=5.494287e+001; krok(n+1)=1.115447e-005; ng(n+1)=3.415040e+002;
n=234; farx(n+1)=4.868932e+000; foe(n+1)=5.486241e+001; krok(n+1)=1.034200e-005; ng(n+1)=3.910412e+002;
n=235; farx(n+1)=4.905734e+000; foe(n+1)=5.478274e+001; krok(n+1)=1.085468e-005; ng(n+1)=3.421622e+002;
n=236; farx(n+1)=4.852139e+000; foe(n+1)=5.470372e+001; krok(n+1)=1.052881e-005; ng(n+1)=3.845574e+002;
n=237; farx(n+1)=4.889379e+000; foe(n+1)=5.462546e+001; krok(n+1)=1.083629e-005; ng(n+1)=3.421408e+002;
n=238; farx(n+1)=4.836944e+000; foe(n+1)=5.454770e+001; krok(n+1)=1.023989e-005; ng(n+1)=3.848702e+002;
n=239; farx(n+1)=4.873044e+000; foe(n+1)=5.447062e+001; krok(n+1)=1.101046e-005; ng(n+1)=3.359697e+002;
n=240; farx(n+1)=4.821345e+000; foe(n+1)=5.439414e+001; krok(n+1)=1.018440e-005; ng(n+1)=3.827133e+002;
n=241; farx(n+1)=4.857104e+000; foe(n+1)=5.431834e+001; krok(n+1)=1.103022e-005; ng(n+1)=3.334816e+002;
n=242; farx(n+1)=4.806150e+000; foe(n+1)=5.424309e+001; krok(n+1)=1.010485e-005; ng(n+1)=3.809069e+002;
n=243; farx(n+1)=4.841424e+000; foe(n+1)=5.416853e+001; krok(n+1)=1.104492e-005; ng(n+1)=3.306663e+002;
n=244; farx(n+1)=4.791048e+000; foe(n+1)=5.409451e+001; krok(n+1)=1.009346e-005; ng(n+1)=3.785035e+002;
n=245; farx(n+1)=4.825582e+000; foe(n+1)=5.402122e+001; krok(n+1)=1.085468e-005; ng(n+1)=3.290589e+002;
n=246; farx(n+1)=4.775908e+000; foe(n+1)=5.394853e+001; krok(n+1)=1.029142e-005; ng(n+1)=3.721669e+002;
n=247; farx(n+1)=4.810380e+000; foe(n+1)=5.387654e+001; krok(n+1)=1.066004e-005; ng(n+1)=3.294219e+002;
n=248; farx(n+1)=4.761458e+000; foe(n+1)=5.380507e+001; krok(n+1)=1.034200e-005; ng(n+1)=3.681256e+002;
n=249; farx(n+1)=4.795700e+000; foe(n+1)=5.373426e+001; krok(n+1)=1.061240e-005; ng(n+1)=3.279303e+002;
n=250; farx(n+1)=4.747522e+000; foe(n+1)=5.366395e+001; krok(n+1)=1.029142e-005; ng(n+1)=3.657046e+002;
n=251; farx(n+1)=4.781316e+000; foe(n+1)=5.359429e+001; krok(n+1)=1.061240e-005; ng(n+1)=3.253632e+002;
n=252; farx(n+1)=4.733905e+000; foe(n+1)=5.352511e+001; krok(n+1)=1.023758e-005; ng(n+1)=3.632211e+002;
n=253; farx(n+1)=4.766997e+000; foe(n+1)=5.345656e+001; krok(n+1)=1.055114e-005; ng(n+1)=3.226875e+002;
n=254; farx(n+1)=4.720340e+000; foe(n+1)=5.338852e+001; krok(n+1)=1.030147e-005; ng(n+1)=3.589076e+002;
n=255; farx(n+1)=4.753145e+000; foe(n+1)=5.332108e+001; krok(n+1)=1.048504e-005; ng(n+1)=3.212959e+002;
n=256; farx(n+1)=4.707058e+000; foe(n+1)=5.325413e+001; krok(n+1)=1.031748e-005; ng(n+1)=3.559955e+002;
n=257; farx(n+1)=4.739477e+000; foe(n+1)=5.318778e+001; krok(n+1)=1.039083e-005; ng(n+1)=3.199012e+002;
n=258; farx(n+1)=4.693948e+000; foe(n+1)=5.312190e+001; krok(n+1)=1.038706e-005; ng(n+1)=3.523066e+002;
n=259; farx(n+1)=4.725971e+000; foe(n+1)=5.305660e+001; krok(n+1)=1.023989e-005; ng(n+1)=3.190716e+002;
n=260; farx(n+1)=4.681034e+000; foe(n+1)=5.299175e+001; krok(n+1)=1.051121e-005; ng(n+1)=3.477651e+002;
n=261; farx(n+1)=4.712827e+000; foe(n+1)=5.292746e+001; krok(n+1)=1.010485e-005; ng(n+1)=3.186359e+002;
n=262; farx(n+1)=4.668358e+000; foe(n+1)=5.286361e+001; krok(n+1)=1.061240e-005; ng(n+1)=3.441156e+002;
n=263; farx(n+1)=4.699890e+000; foe(n+1)=5.280028e+001; krok(n+1)=9.955536e-006; ng(n+1)=3.182959e+002;
n=264; farx(n+1)=4.656206e+000; foe(n+1)=5.273738e+001; krok(n+1)=1.066004e-005; ng(n+1)=3.401796e+002;
n=265; farx(n+1)=4.687258e+000; foe(n+1)=5.267504e+001; krok(n+1)=9.888364e-006; ng(n+1)=3.163579e+002;
n=266; farx(n+1)=4.643731e+000; foe(n+1)=5.261309e+001; krok(n+1)=1.083629e-005; ng(n+1)=3.367031e+002;
n=267; farx(n+1)=4.674674e+000; foe(n+1)=5.255156e+001; krok(n+1)=9.647596e-006; ng(n+1)=3.176380e+002;
n=268; farx(n+1)=4.632327e+000; foe(n+1)=5.249043e+001; krok(n+1)=1.085468e-005; ng(n+1)=3.318808e+002;
n=269; farx(n+1)=4.662743e+000; foe(n+1)=5.242994e+001; krok(n+1)=9.716744e-006; ng(n+1)=3.139792e+002;
n=270; farx(n+1)=4.621229e+000; foe(n+1)=5.236981e+001; krok(n+1)=1.069939e-005; ng(n+1)=3.302608e+002;
n=271; farx(n+1)=4.651529e+000; foe(n+1)=5.231033e+001; krok(n+1)=9.952471e-006; ng(n+1)=3.099258e+002;
n=272; farx(n+1)=4.610066e+000; foe(n+1)=5.225128e+001; krok(n+1)=1.046074e-005; ng(n+1)=3.323118e+002;
n=273; farx(n+1)=4.640005e+000; foe(n+1)=5.219271e+001; krok(n+1)=9.952471e-006; ng(n+1)=3.076711e+002;
n=274; farx(n+1)=4.599226e+000; foe(n+1)=5.213457e+001; krok(n+1)=1.038706e-005; ng(n+1)=3.301732e+002;
n=275; farx(n+1)=4.628413e+000; foe(n+1)=5.207691e+001; krok(n+1)=9.888364e-006; ng(n+1)=3.047849e+002;
n=276; farx(n+1)=4.588167e+000; foe(n+1)=5.201959e+001; krok(n+1)=1.052881e-005; ng(n+1)=3.258164e+002;
n=277; farx(n+1)=4.617185e+000; foe(n+1)=5.196275e+001; krok(n+1)=9.772716e-006; ng(n+1)=3.044084e+002;
n=278; farx(n+1)=4.577327e+000; foe(n+1)=5.190627e+001; krok(n+1)=1.061240e-005; ng(n+1)=3.227157e+002;
n=279; farx(n+1)=4.606167e+000; foe(n+1)=5.185023e+001; krok(n+1)=9.667524e-006; ng(n+1)=3.039273e+002;
n=280; farx(n+1)=4.567097e+000; foe(n+1)=5.179457e+001; krok(n+1)=1.057446e-005; ng(n+1)=3.197271e+002;
n=281; farx(n+1)=4.595676e+000; foe(n+1)=5.173940e+001; krok(n+1)=9.766516e-006; ng(n+1)=3.009355e+002;
n=282; farx(n+1)=4.557151e+000; foe(n+1)=5.168463e+001; krok(n+1)=1.039083e-005; ng(n+1)=3.193131e+002;
n=283; farx(n+1)=4.585264e+000; foe(n+1)=5.163033e+001; krok(n+1)=9.849580e-006; ng(n+1)=2.974476e+002;
n=284; farx(n+1)=4.547089e+000; foe(n+1)=5.157640e+001; krok(n+1)=1.034200e-005; ng(n+1)=3.179287e+002;
n=285; farx(n+1)=4.574789e+000; foe(n+1)=5.152289e+001; krok(n+1)=9.772716e-006; ng(n+1)=2.958292e+002;
n=286; farx(n+1)=4.536950e+000; foe(n+1)=5.146971e+001; krok(n+1)=1.046074e-005; ng(n+1)=3.145537e+002;
n=287; farx(n+1)=4.564517e+000; foe(n+1)=5.141693e+001; krok(n+1)=9.640490e-006; ng(n+1)=2.957900e+002;
n=288; farx(n+1)=4.527191e+000; foe(n+1)=5.136450e+001; krok(n+1)=1.051121e-005; ng(n+1)=3.114014e+002;
n=289; farx(n+1)=4.554449e+000; foe(n+1)=5.131246e+001; krok(n+1)=9.571928e-006; ng(n+1)=2.944628e+002;
n=290; farx(n+1)=4.517677e+000; foe(n+1)=5.126076e+001; krok(n+1)=1.052881e-005; ng(n+1)=3.084994e+002;
n=291; farx(n+1)=4.544653e+000; foe(n+1)=5.120947e+001; krok(n+1)=9.555815e-006; ng(n+1)=2.926697e+002;
n=292; farx(n+1)=4.508402e+000; foe(n+1)=5.115852e+001; krok(n+1)=1.048504e-005; ng(n+1)=3.064152e+002;
n=293; farx(n+1)=4.535047e+000; foe(n+1)=5.110799e+001; krok(n+1)=9.564320e-006; ng(n+1)=2.904389e+002;
n=294; farx(n+1)=4.499264e+000; foe(n+1)=5.105778e+001; krok(n+1)=1.044207e-005; ng(n+1)=3.044943e+002;
n=295; farx(n+1)=4.525622e+000; foe(n+1)=5.100798e+001; krok(n+1)=9.571928e-006; ng(n+1)=2.883871e+002;
n=296; farx(n+1)=4.490066e+000; foe(n+1)=5.095850e+001; krok(n+1)=1.046074e-005; ng(n+1)=3.027141e+002;
n=297; farx(n+1)=4.516185e+000; foe(n+1)=5.090936e+001; krok(n+1)=9.464566e-006; ng(n+1)=2.877366e+002;
n=298; farx(n+1)=4.481119e+000; foe(n+1)=5.086053e+001; krok(n+1)=1.051860e-005; ng(n+1)=2.995529e+002;
n=299; farx(n+1)=4.506959e+000; foe(n+1)=5.081206e+001; krok(n+1)=9.405221e-006; ng(n+1)=2.864329e+002;
n=300; farx(n+1)=4.472332e+000; foe(n+1)=5.076389e+001; krok(n+1)=1.054828e-005; ng(n+1)=2.969002e+002;

figure; semilogy(farx,'b'); hold on; semilogy(foe,'r'); xlabel('Iteracje'); ylabel('Earx, Eoe'); legend('Earx','Eoe'); title('Uczenie predyktora OE');
figure; subplot(2,1,1); semilogy(krok); xlabel('Iteracje'); ylabel('Krok');
subplot(2,1,2); semilogy(ng); xlabel('Iteracje'); ylabel('Norma gradientu');
Earx=farx(n+1)
Eoe=foe(n+1)
